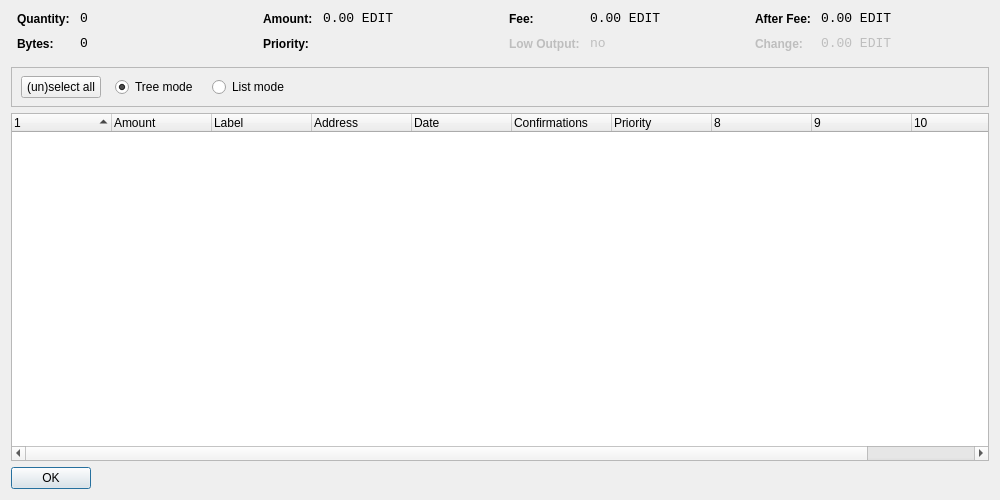
<?xml version="1.0" encoding="UTF-8"?>
<ui version="4.0">
 <class>CoinControlDialog</class>
 <widget class="QDialog" name="CoinControlDialog">
  <property name="geometry">
   <rect>
    <x>0</x>
    <y>0</y>
    <width>1000</width>
    <height>500</height>
   </rect>
  </property>
  <property name="windowTitle">
   <string>Coin Control</string>
  </property>
  <layout class="QVBoxLayout" name="verticalLayout">
   <item>
    <layout class="QHBoxLayout" name="horizontalLayoutTop" stretch="0,0,0,0">
     <property name="topMargin">
      <number>0</number>
     </property>
     <property name="bottomMargin">
      <number>10</number>
     </property>
     <item>
      <layout class="QFormLayout" name="formLayoutCoinControl1">
       <property name="horizontalSpacing">
        <number>10</number>
       </property>
       <property name="verticalSpacing">
        <number>10</number>
       </property>
       <property name="leftMargin">
        <number>6</number>
       </property>
       <property name="rightMargin">
        <number>6</number>
       </property>
       <item row="0" column="0">
        <widget class="QLabel" name="labelCoinControlQuantityText">
         <property name="styleSheet">
          <string notr="true">font-weight:bold;</string>
         </property>
         <property name="text">
          <string>Quantity:</string>
         </property>
        </widget>
       </item>
       <item row="0" column="1">
        <widget class="QLabel" name="labelCoinControlQuantity">
         <property name="font">
          <font>
           <family>Monospace</family>
           <pointsize>10</pointsize>
          </font>
         </property>
         <property name="cursor">
          <cursorShape>IBeamCursor</cursorShape>
         </property>
         <property name="contextMenuPolicy">
          <enum>Qt::ActionsContextMenu</enum>
         </property>
         <property name="text">
          <string notr="true">0</string>
         </property>
         <property name="textInteractionFlags">
          <set>Qt::LinksAccessibleByMouse|Qt::TextSelectableByKeyboard|Qt::TextSelectableByMouse</set>
         </property>
        </widget>
       </item>
       <item row="1" column="0">
        <widget class="QLabel" name="labelCoinControlBytesText">
         <property name="styleSheet">
          <string notr="true">font-weight:bold;</string>
         </property>
         <property name="text">
          <string>Bytes:</string>
         </property>
        </widget>
       </item>
       <item row="1" column="1">
        <widget class="QLabel" name="labelCoinControlBytes">
         <property name="font">
          <font>
           <family>Monospace</family>
           <pointsize>10</pointsize>
          </font>
         </property>
         <property name="cursor">
          <cursorShape>IBeamCursor</cursorShape>
         </property>
         <property name="contextMenuPolicy">
          <enum>Qt::ActionsContextMenu</enum>
         </property>
         <property name="text">
          <string notr="true">0</string>
         </property>
         <property name="textInteractionFlags">
          <set>Qt::LinksAccessibleByMouse|Qt::TextSelectableByKeyboard|Qt::TextSelectableByMouse</set>
         </property>
        </widget>
       </item>
      </layout>
     </item>
     <item>
      <layout class="QFormLayout" name="formLayoutCoinControl2">
       <property name="horizontalSpacing">
        <number>10</number>
       </property>
       <property name="verticalSpacing">
        <number>10</number>
       </property>
       <property name="leftMargin">
        <number>6</number>
       </property>
       <property name="rightMargin">
        <number>6</number>
       </property>
       <item row="0" column="0">
        <widget class="QLabel" name="labelCoinControlAmountText">
         <property name="styleSheet">
          <string notr="true">font-weight:bold;</string>
         </property>
         <property name="text">
          <string>Amount:</string>
         </property>
        </widget>
       </item>
       <item row="0" column="1">
        <widget class="QLabel" name="labelCoinControlAmount">
         <property name="font">
          <font>
           <family>Monospace</family>
           <pointsize>10</pointsize>
          </font>
         </property>
         <property name="cursor">
          <cursorShape>IBeamCursor</cursorShape>
         </property>
         <property name="contextMenuPolicy">
          <enum>Qt::ActionsContextMenu</enum>
         </property>
         <property name="text">
          <string notr="true">0.00 EDIT</string>
         </property>
         <property name="textInteractionFlags">
          <set>Qt::LinksAccessibleByMouse|Qt::TextSelectableByKeyboard|Qt::TextSelectableByMouse</set>
         </property>
        </widget>
       </item>
       <item row="1" column="0">
        <widget class="QLabel" name="labelCoinControlPriorityText">
         <property name="styleSheet">
          <string notr="true">font-weight:bold;</string>
         </property>
         <property name="text">
          <string>Priority:</string>
         </property>
        </widget>
       </item>
       <item row="1" column="1">
        <widget class="QLabel" name="labelCoinControlPriority">
         <property name="font">
          <font>
           <family>Monospace</family>
           <pointsize>10</pointsize>
          </font>
         </property>
         <property name="cursor">
          <cursorShape>IBeamCursor</cursorShape>
         </property>
         <property name="contextMenuPolicy">
          <enum>Qt::ActionsContextMenu</enum>
         </property>
         <property name="text">
          <string/>
         </property>
         <property name="textInteractionFlags">
          <set>Qt::LinksAccessibleByMouse|Qt::TextSelectableByKeyboard|Qt::TextSelectableByMouse</set>
         </property>
        </widget>
       </item>
      </layout>
     </item>
     <item>
      <layout class="QFormLayout" name="formLayoutCoinControl3">
       <property name="horizontalSpacing">
        <number>10</number>
       </property>
       <property name="verticalSpacing">
        <number>10</number>
       </property>
       <property name="leftMargin">
        <number>6</number>
       </property>
       <property name="rightMargin">
        <number>6</number>
       </property>
       <item row="0" column="0">
        <widget class="QLabel" name="labelCoinControlFeeText">
         <property name="styleSheet">
          <string notr="true">font-weight:bold;</string>
         </property>
         <property name="text">
          <string>Fee:</string>
         </property>
        </widget>
       </item>
       <item row="0" column="1">
        <widget class="QLabel" name="labelCoinControlFee">
         <property name="font">
          <font>
           <family>Monospace</family>
           <pointsize>10</pointsize>
          </font>
         </property>
         <property name="cursor">
          <cursorShape>IBeamCursor</cursorShape>
         </property>
         <property name="contextMenuPolicy">
          <enum>Qt::ActionsContextMenu</enum>
         </property>
         <property name="text">
          <string notr="true">0.00 EDIT</string>
         </property>
         <property name="textInteractionFlags">
          <set>Qt::LinksAccessibleByMouse|Qt::TextSelectableByKeyboard|Qt::TextSelectableByMouse</set>
         </property>
        </widget>
       </item>
       <item row="1" column="0">
        <widget class="QLabel" name="labelCoinControlLowOutputText">
         <property name="enabled">
          <bool>false</bool>
         </property>
         <property name="styleSheet">
          <string notr="true">font-weight:bold;</string>
         </property>
         <property name="text">
          <string>Low Output:</string>
         </property>
        </widget>
       </item>
       <item row="1" column="1">
        <widget class="QLabel" name="labelCoinControlLowOutput">
         <property name="enabled">
          <bool>false</bool>
         </property>
         <property name="font">
          <font>
           <family>Monospace</family>
           <pointsize>10</pointsize>
          </font>
         </property>
         <property name="cursor">
          <cursorShape>IBeamCursor</cursorShape>
         </property>
         <property name="contextMenuPolicy">
          <enum>Qt::ActionsContextMenu</enum>
         </property>
         <property name="text">
          <string notr="true">no</string>
         </property>
         <property name="textInteractionFlags">
          <set>Qt::LinksAccessibleByMouse|Qt::TextSelectableByKeyboard|Qt::TextSelectableByMouse</set>
         </property>
        </widget>
       </item>
      </layout>
     </item>
     <item>
      <layout class="QFormLayout" name="formLayoutCoinControl4">
       <property name="horizontalSpacing">
        <number>10</number>
       </property>
       <property name="verticalSpacing">
        <number>10</number>
       </property>
       <property name="leftMargin">
        <number>6</number>
       </property>
       <property name="rightMargin">
        <number>6</number>
       </property>
       <item row="0" column="0">
        <widget class="QLabel" name="labelCoinControlAfterFeeText">
         <property name="styleSheet">
          <string notr="true">font-weight:bold;</string>
         </property>
         <property name="text">
          <string>After Fee:</string>
         </property>
        </widget>
       </item>
       <item row="0" column="1">
        <widget class="QLabel" name="labelCoinControlAfterFee">
         <property name="font">
          <font>
           <family>Monospace</family>
           <pointsize>10</pointsize>
          </font>
         </property>
         <property name="cursor">
          <cursorShape>IBeamCursor</cursorShape>
         </property>
         <property name="contextMenuPolicy">
          <enum>Qt::ActionsContextMenu</enum>
         </property>
         <property name="text">
          <string notr="true">0.00 EDIT</string>
         </property>
         <property name="textInteractionFlags">
          <set>Qt::LinksAccessibleByMouse|Qt::TextSelectableByKeyboard|Qt::TextSelectableByMouse</set>
         </property>
        </widget>
       </item>
       <item row="1" column="0">
        <widget class="QLabel" name="labelCoinControlChangeText">
         <property name="enabled">
          <bool>false</bool>
         </property>
         <property name="styleSheet">
          <string notr="true">font-weight:bold;</string>
         </property>
         <property name="text">
          <string>Change:</string>
         </property>
        </widget>
       </item>
       <item row="1" column="1">
        <widget class="QLabel" name="labelCoinControlChange">
         <property name="enabled">
          <bool>false</bool>
         </property>
         <property name="font">
          <font>
           <family>Monospace</family>
           <pointsize>10</pointsize>
          </font>
         </property>
         <property name="cursor">
          <cursorShape>IBeamCursor</cursorShape>
         </property>
         <property name="contextMenuPolicy">
          <enum>Qt::ActionsContextMenu</enum>
         </property>
         <property name="text">
          <string notr="true">0.00 EDIT</string>
         </property>
         <property name="textInteractionFlags">
          <set>Qt::LinksAccessibleByMouse|Qt::TextSelectableByKeyboard|Qt::TextSelectableByMouse</set>
         </property>
        </widget>
       </item>
      </layout>
     </item>
    </layout>
   </item>
   <item>
    <widget class="QFrame" name="frame">
     <property name="minimumSize">
      <size>
       <width>0</width>
       <height>40</height>
      </size>
     </property>
     <property name="frameShape">
      <enum>QFrame::StyledPanel</enum>
     </property>
     <property name="frameShadow">
      <enum>QFrame::Sunken</enum>
     </property>
     <widget class="QWidget" name="horizontalLayoutWidget">
      <property name="geometry">
       <rect>
        <x>10</x>
        <y>0</y>
        <width>781</width>
        <height>41</height>
       </rect>
      </property>
      <layout class="QHBoxLayout" name="horizontalLayoutPanel" stretch="0,0,0,0,0">
       <property name="spacing">
        <number>14</number>
       </property>
       <item>
        <widget class="QPushButton" name="pushButtonSelectAll">
         <property name="sizePolicy">
          <sizepolicy hsizetype="Maximum" vsizetype="Fixed">
           <horstretch>0</horstretch>
           <verstretch>0</verstretch>
          </sizepolicy>
         </property>
         <property name="text">
          <string>(un)select all</string>
         </property>
        </widget>
       </item>
       <item>
        <widget class="QRadioButton" name="radioTreeMode">
         <property name="sizePolicy">
          <sizepolicy hsizetype="Maximum" vsizetype="Fixed">
           <horstretch>0</horstretch>
           <verstretch>0</verstretch>
          </sizepolicy>
         </property>
         <property name="text">
          <string>Tree mode</string>
         </property>
         <property name="checked">
          <bool>true</bool>
         </property>
        </widget>
       </item>
       <item>
        <widget class="QRadioButton" name="radioListMode">
         <property name="sizePolicy">
          <sizepolicy hsizetype="Maximum" vsizetype="Fixed">
           <horstretch>0</horstretch>
           <verstretch>0</verstretch>
          </sizepolicy>
         </property>
         <property name="text">
          <string>List mode</string>
         </property>
        </widget>
       </item>
       <item>
        <spacer name="horizontalSpacer">
         <property name="orientation">
          <enum>Qt::Horizontal</enum>
         </property>
         <property name="sizeHint" stdset="0">
          <size>
           <width>40</width>
           <height>20</height>
          </size>
         </property>
        </spacer>
       </item>
      </layout>
     </widget>
    </widget>
   </item>
   <item>
    <widget class="CoinControlTreeWidget" name="treeWidget">
     <property name="contextMenuPolicy">
      <enum>Qt::CustomContextMenu</enum>
     </property>
     <property name="sortingEnabled">
      <bool>false</bool>
     </property>
     <property name="columnCount">
      <number>11</number>
     </property>
     <attribute name="headerShowSortIndicator" stdset="0">
      <bool>true</bool>
     </attribute>
     <attribute name="headerStretchLastSection">
      <bool>false</bool>
     </attribute>
     <column>
      <property name="text">
       <string/>
      </property>
     </column>
     <column>
      <property name="text">
       <string>Amount</string>
      </property>
     </column>
     <column>
      <property name="text">
       <string>Label</string>
      </property>
     </column>
     <column>
      <property name="text">
       <string>Address</string>
      </property>
     </column>
     <column>
      <property name="text">
       <string>Date</string>
      </property>
     </column>
     <column>
      <property name="text">
       <string>Confirmations</string>
      </property>
      <property name="toolTip">
       <string>Confirmed</string>
      </property>
     </column>
     <column>
      <property name="text">
       <string>Priority</string>
      </property>
     </column>
     <column>
      <property name="text">
       <string/>
      </property>
     </column>
     <column>
      <property name="text">
       <string/>
      </property>
     </column>
     <column>
      <property name="text">
       <string/>
      </property>
     </column>
     <column>
      <property name="text">
       <string/>
      </property>
     </column>
    </widget>
   </item>
   <item>
    <widget class="QDialogButtonBox" name="buttonBox">
     <property name="sizePolicy">
      <sizepolicy hsizetype="Maximum" vsizetype="Fixed">
       <horstretch>0</horstretch>
       <verstretch>0</verstretch>
      </sizepolicy>
     </property>
     <property name="orientation">
      <enum>Qt::Horizontal</enum>
     </property>
     <property name="standardButtons">
      <set>QDialogButtonBox::Ok</set>
     </property>
    </widget>
   </item>
  </layout>
 </widget>
 <customwidgets>
  <customwidget>
   <class>CoinControlTreeWidget</class>
   <extends>QTreeWidget</extends>
   <header>coincontroltreewidget.h</header>
  </customwidget>
 </customwidgets>
 <resources/>
 <connections/>
</ui>
